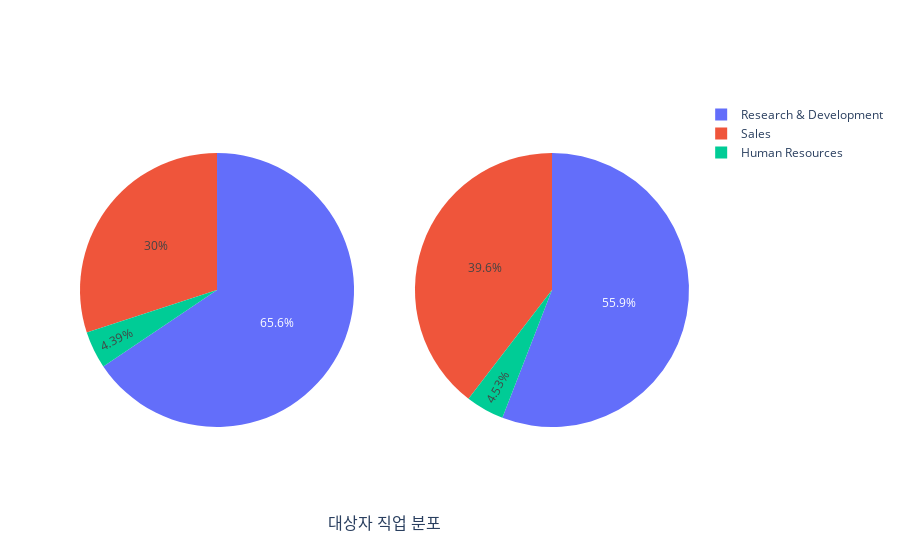

Source (notebook cell):
### Markdown cell above
아래 그래프는 대상자들의 직업 분포를 나타낸 것이다.

- 왼쪽 그래프는 전체 대상자들의 직업 분포를 나타낸 것이다.
- 오른쪽 그래프는 은퇴한 대상자들의 직업 분포를 나타낸 것이다.

### Code cell
from plotly.subplots import make_subplots
import plotly.graph_objs as go

fig = make_subplots(rows=1, cols=2, specs=[[{'type':'pie'},{'type':'pie'}]], x_title='대상자 직업 분포')


                   
fig.add_pie(labels=data.Department, values = data.Age,row=1,col=1)
fig.add_pie(labels=data[data['Attrition'] == 'Yes'].Department, values= data[data['Attrition'] == 'Yes'].Age,row=1,col=2)

fig.show()
tls.get_embed(py.plot(fig, filename = 'Job_Distribution', auto_open=True))

### Figure 1 — Plotly figure (JSON) as saved in the notebook; plotly's stock layout.template omitted (floating-point values rounded to 4 significant figures; data arrays with more than 128 entries replaced by an {"elided": "..."} marker saying what was removed)
{"data": [{"domain": {"x": [0, 0.45], "y": [0, 1]}, "labels": {"elided": "1470 str values"}, "type": "pie", "values": {"elided": "1470 int values"}}, {"domain": {"x": [0.55, 1], "y": [0, 1]}, "labels": {"elided": "237 str values"}, "type": "pie", "values": {"elided": "237 int values"}}], "layout": {"annotations": [{"font": {"size": 16}, "showarrow": false, "text": "대상자 직업 분포", "x": 0.5, "xanchor": "center", "xref": "paper", "y": 0, "yanchor": "top", "yref": "paper", "yshift": -30}]}}
